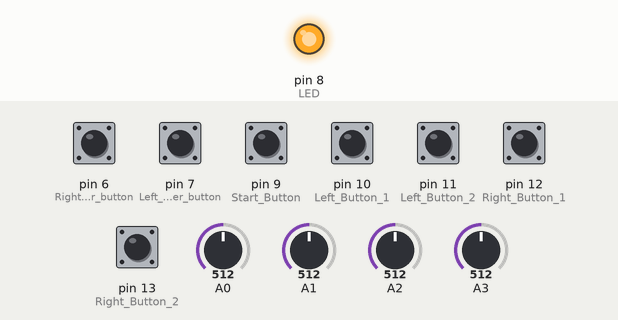
Simulated run of this sketch. Board: Arduino Leonardo, built with avr-gcc and run on an emulated ATmega32U4. Shown: output pins drawn as LEDs (lit = HIGH). The inputs (shaded band) are chosen by the test bench; at power-on: pin 6 (Right_Shoulder_button), pin 7 (Left_Shoulder_button), pin 9 (Start_Button), pin 10 (Left_Button_1), pin 11 (Left_Button_2), pin 12 (Right_Button_1), pin 13 (Right_Button_2) HIGH, A0 = 512, A1 = 512, A2 = 512, A3 = 512. USB keyboard and mouse output is not drawn; what the sketch prints to the serial monitor is not drawn.

Above: at 0.1 s.
Timing chart, 0 to 1.6 s (numbered marks = the images above):
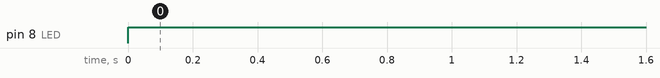

Measured:
- by itself, pin 8 (LED): LOW → HIGH at 0.00 s

The sketch:

MyGamepad.ino
```cpp
#include <Joystick.h>

Joystick_ Joystick;
int rX = 0;
int rY = 0;
int lX = 0;
int lY = 0;

bool A, B, X, Y;
const bool initAutoSendState = true;

void setup() {
  Serial.begin(9600);

  pinMode(7, INPUT_PULLUP); // Left Shoulder button
  pinMode(6, INPUT_PULLUP); // Right Shoulder button
  pinMode(8,OUTPUT); // LED
  pinMode(9,INPUT_PULLUP);// Start Button
  pinMode(10,INPUT_PULLUP);// Left Button 1
  pinMode(11,INPUT_PULLUP); // Left Button 2
  pinMode(12,INPUT_PULLUP); // Right Button 1
  pinMode(13,INPUT_PULLUP); // Right Button 2


  Joystick.begin();

}

void loop() {

  digitalWrite(8, HIGH);

  rX = analogRead(A2);
  rX = map(rX, 0, 1023, 1023, 0);
  Joystick.setRxAxis(rY);

  rY = analogRead(A3);
  Joystick.setRyAxis(rX);

  lX = analogRead(A0);
  Joystick.setXAxis(lX);

  lY = analogRead(A1);
  lY = map(lY, 0, 1023, 1023, 0);
  Joystick.setYAxis(lY);


if (digitalRead(9) == LOW)
 {
     Joystick.pressButton(4);
 }
 else
 {
    Joystick.releaseButton(4);
 }

 if (digitalRead(10) == LOW)
 {
    Joystick.pressButton(0);
 }else
 {
    Joystick.releaseButton(0);
 }

 if (digitalRead(11) == LOW)
 {
    Joystick.pressButton(1);
 }else
 {
    Joystick.releaseButton(1);
 }

 if (digitalRead(12) == LOW)
 {
     Joystick.pressButton(2);
 }else
 {
    Joystick.releaseButton(2);
 }

 if (digitalRead(13) == LOW)
 {
     Joystick.pressButton(3);
 }
 else
 {
    Joystick.releaseButton(3);
 }


 if (digitalRead(7) == LOW)
 {
    Joystick.pressButton(5);
 }else
 {
    Joystick.releaseButton(5);
 }

 if (digitalRead(6) == LOW)
 {
    Joystick.pressButton(6);
 }else
 {
    Joystick.releaseButton(6);
 }


if(rX == 0)
{
  Joystick.pressButton(7);
}else
{
  Joystick.releaseButton(7);
}

if(lX == 1023)
{
  Joystick.pressButton(8);
}else
{
  Joystick.releaseButton(8);
}

Serial.print(rX);

 delay (10);

}
```
